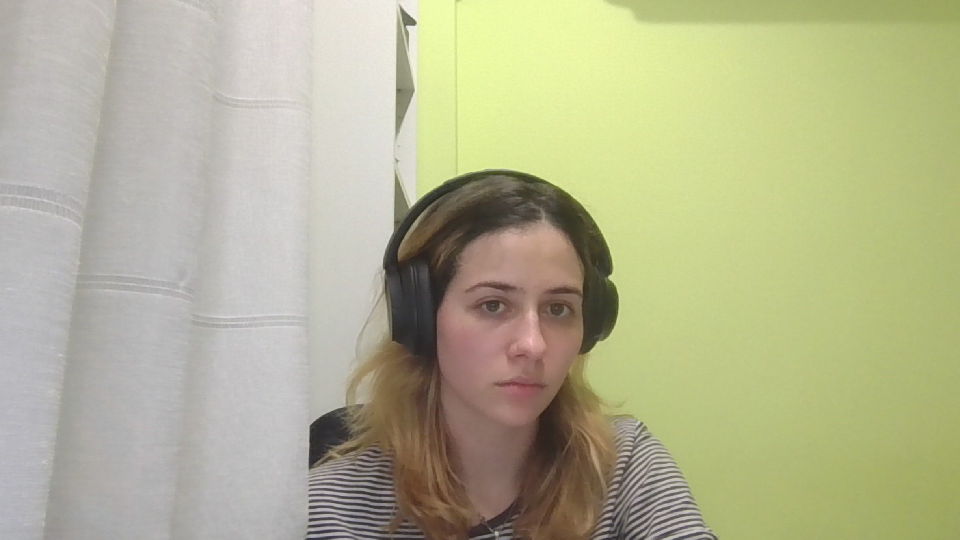
#> input picture pictures/WIN_20260120_22_54_56_Pro.jpg, 1920 x 1080 px (shown at 1/2 size)
$ python -i image_mode.py   (imports and definitions only)
#> lines starting #> are read from the running program, lines starting #| are printed output that depends on the picture; after the words box and inside, x2 and y2 are one past the last pixel; in counts of white or black regions, pixels touching at a corner belong together
### emotion_engine.py
"""
emotion_engine.py
Rule-based Emotion Classification Engine
Bachelor Thesis - Ivayla Markova
"""

import cv2
import numpy as np

eye_cascade = cv2.CascadeClassifier(
    cv2.data.haarcascades + "haarcascade_eye.xml"
)

smile_cascade = cv2.CascadeClassifier(
    cv2.data.haarcascades + "haarcascade_smile.xml"
)

EMOTION_COLORS = {
    "Happy":     (0, 220, 0),
    "Neutral":   (200, 200, 200),
    "Surprised": (0, 200, 255),
    "Sad":       (200, 100, 50),
    "Fear":      (130, 0, 180),
    "Angry":     (0, 0, 220),
    "Disgust":   (0, 180, 120),
    "No Face":   (80, 80, 80),
}


def _count_eyes(roi):
    """Return the number of eyes detected in the face ROI"""
    eyes = eye_cascade.detectMultiScale(
        roi, scaleFactor=1.1, minNeighbors=3, minSize=(10, 10)
    )
    return len(eyes)


def _has_smile(roi, h):
    """Return true if a smile is detected in the lower half of the face ROI"""
    lower_half = roi[h // 2:, :]
    smiles = smile_cascade.detectMultiScale(
        lower_half, scaleFactor=1.5, minNeighbors=10
    )
    return len(smiles) > 0


def _mouth_open_ratio(roi, h, w):
    """
    Proportion of dark pixels in the mouth zone.
    A high ratio means the mouth is open.
    """
    mouth = roi[int(h * 0.65):h, int(w * 0.25):int(w * 0.75)]
    if mouth.size == 0:
        return 0.0
    return float((mouth < 80).sum()) / mouth.size


def _brow_darkness(roi, h, w):
    """
    Mean darkness of the brow region (upper 30% of face).
    Furrowed brows create darker shadow → lower mean value.
    Works on both large and tiny upscaled images.
    """
    brow = roi[:int(h * 0.30), int(w * 0.10):int(w * 0.90)]
    if brow.size == 0:
        return 128.0
    return float(np.mean(brow))


def _brow_tension(roi, h, w):
    """
    Pixel variance in the brow region — furrowed brows produce more
    local contrast (light + dark transitions) than relaxed brows.
    """
    brow = roi[:int(h * 0.35), int(w * 0.15):int(w * 0.85)]
    if brow.size == 0:
        return 0.0
    return float(np.std(brow))


def _mouth_corner_drop(roi, h, w):
    """
    Compare brightness of left vs right mouth corners in the lower face.
    A symmetric downward curl (sadness) creates slightly darker outer corners.
    Used as a supplementary cue.
    """
    lower = roi[int(h * 0.70):h, :]
    if lower.size == 0:
        return 0.0
    lw = lower.shape[1]
    left  = float(np.mean(lower[:, :lw // 4]))
    right = float(np.mean(lower[:, 3 * lw // 4:]))
    center = float(np.mean(lower[:, lw // 4:3 * lw // 4]))
    # If corners are darker than center → corners are turned down
    corner_darkness = center - (left + right) / 2
    return corner_darkness


def detect_emotion(gray, x, y, w, h):
    """
    Classify the emotion of a face region using rule-based heuristics.

    Parameters
    ----------
    gray : np.ndarray  — grayscale full frame (already equalised)
    x, y, w, h : int  — bounding box of detected face

    Returns
    -------
    emotion : str
    color   : tuple (B, G, R)
    """
    roi = gray[y:y + h, x:x + w]

    if roi.size == 0:
        return "No Face", EMOTION_COLORS["No Face"]

    eye_count    = _count_eyes(roi)
    smile        = _has_smile(roi, h)
    mouth_open   = _mouth_open_ratio(roi, h, w)
    brow_tension = _brow_tension(roi, h, w)
    brow_dark    = _brow_darkness(roi, h, w)
    corner_drop  = _mouth_corner_drop(roi, h, w)

    # ── Decision tree ────────────────────────────────────────────────
    #
    # We use ≥1 eye as the "face found clearly" threshold.
    # On tiny upscaled images eye detection is unreliable, so we also
    # allow the fallback branch (eyes=0) to reach Happy/Surprised.
    #
    # Threshold values are tuned for contrast-equalised, upscaled
    # images.  Brow tension is proportional to image brightness
    # variance so thresholds scale naturally with image size.

    if eye_count >= 1:

        if smile:
            emotion = "Happy"

        elif mouth_open > 0.22:
            emotion = "Surprised"

        elif brow_dark < 90 and brow_tension > 28:
            emotion = "Angry"

        elif brow_tension > 24 and mouth_open > 0.12:
            emotion = "Fear"

        elif corner_drop > 12:
            emotion = "Sad"

        elif brow_tension > 20:
            emotion = "Disgust"

        else:
            emotion = "Neutral"

    else:
        # Eyes not detected (small/blurry/profile face)
        if smile:
            emotion = "Happy"
        elif mouth_open > 0.25:
            emotion = "Surprised"
        elif brow_dark < 90 and brow_tension > 30:
            emotion = "Angry"
        elif corner_drop > 12:
            emotion = "Sad"
        else:
            emotion = "Neutral"

    return emotion, EMOTION_COLORS[emotion]

### image_mode.py

"""
image_mode.py
Image-Based Emotion Analysis
Bachelor Thesis - Ivayla Markova
"""

import cv2
import numpy as np
import os

from tkinter import filedialog, messagebox
from emotion_engine import detect_emotion, EMOTION_COLORS

face_cascade = cv2.CascadeClassifier(
    cv2.data.haarcascades + "haarcascade_frontalface_default.xml"
)

# Panel width for the sidebar (same as real-time mode)
PANEL_WIDTH = 250


def load_image_safe(image_path):
    """Load an image in a Unicode-safe way. Returns BGR array or None."""
#> called with image_path = 'pictures/WIN_20260120_22_54_56_Pro.jpg'
    try:
        raw = np.fromfile(image_path, dtype=np.uint8)
        return cv2.imdecode(raw, cv2.IMREAD_COLOR)
#> returned value is the input picture: shape (1080, 1920, 3); mean B, G, R 145.2, 178.8, 179
    except Exception:
        return None


def detect_faces_robust(gray):
    """
    Try progressively more lenient Haar detection passes.
    For tiny images (like FER2013 48x48) the face IS the whole image,
    so we fall back to treating the entire frame as a face.
    """
    h, w = gray.shape

    # Pass 1 — standard parameters
    faces = face_cascade.detectMultiScale(
        gray, scaleFactor=1.05, minNeighbors=3, minSize=(20, 20)
    )
    if len(faces) > 0:
        return faces

    # Pass 2 — very lenient, handles upscaled small images
    faces = face_cascade.detectMultiScale(
        gray, scaleFactor=1.1, minNeighbors=1, minSize=(10, 10)
    )
    if len(faces) > 0:
        return faces

    # Pass 3 — for tiny images where the entire frame is a face,
    # treat the whole image as one face region.
    # Only do this when the image is small (≤ 64×64 original-ish size).
    if max(h, w) <= 200:
        return np.array([[0, 0, w, h]])

    return np.array([])


def upscale_if_tiny(frame, min_dim=200):
    """
    Upscale very small images so Haar detection has something to work with.
    FER2013 images are 48x48 — we scale them up to ~200px while keeping
    the aspect ratio.
    """
#> called with min_dim = 200
    h, w = frame.shape[:2]
#> h = 1080; w = 1920
    if max(h, w) < min_dim:
        scale = min_dim / max(h, w)
        new_w = int(w * scale)
        new_h = int(h * scale)
        frame = cv2.resize(frame, (new_w, new_h), interpolation=cv2.INTER_CUBIC)
    return frame


# [33 lines left out: function create_sidebar_panel, not called in this run]


def analyze_image(image_path):
    """
    Detect faces and classify emotions in a single image file.

    Works robustly on all image sizes, including tiny 48x48 FER2013 images.

    Returns
    -------
    annotated_frame : np.ndarray | None
    detected_emotion : str | None
    """
    frame = load_image_safe(image_path)
    if frame is None:
        return None, None

    # Upscale tiny images so Haar has pixels to work with
    frame = upscale_if_tiny(frame, min_dim=200)

    gray = cv2.cvtColor(frame, cv2.COLOR_BGR2GRAY)
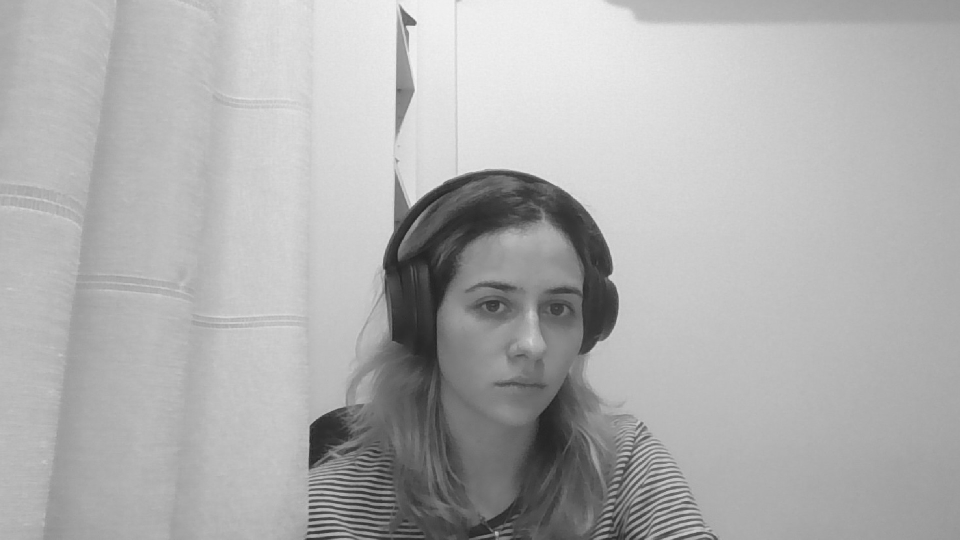
#> gray: shape (1080, 1920) (shown at 1/2 size); min 24, max 252, mean 175

    # Improve contrast on low-quality / grayscale-converted images
    gray = cv2.equalizeHist(gray)
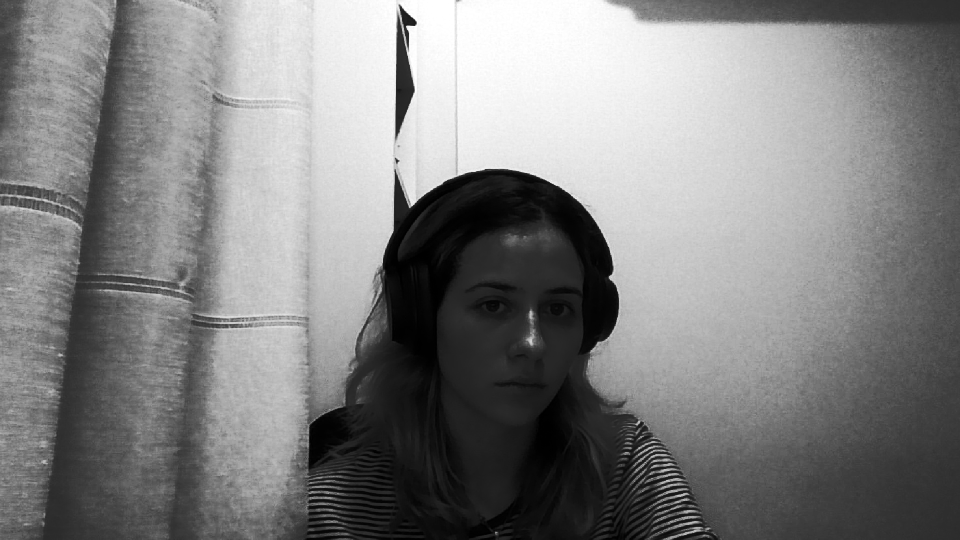
#> gray: shape (1080, 1920) (shown at 1/2 size); min 0, max 255, mean 128.9

    faces = detect_faces_robust(gray)
#> in detect_faces_robust, `faces = face_cascade.detectMultiScale( gray, scaleFactor=1.05, minNeig..`: faces = [[266, 29, 61, 61], [48, 850, 73, 73], [282, 934, 86, 86], [233, 772, 151, 151], [184, 629, 213, 213], [16, 125, 211, 211], [173, 493, 203, 203], [867, 478, 367, 367]]
    detected_emotion = "No Face"

    for (x, y, w, h) in faces:
        emotion, color = detect_emotion(gray, x, y, w, h)
        detected_emotion = emotion

        # Bounding box
        cv2.rectangle(frame, (x, y), (x + w, y + h), color, 2)

        # Label with background for readability
        label = emotion
        (tw, th), _ = cv2.getTextSize(label, cv2.FONT_HERSHEY_SIMPLEX, 0.7, 2)
        cv2.rectangle(
            frame,
            (x, max(0, y - th - 10)),
            (x + tw + 6, y),
            color, -1,
        )
        cv2.putText(
            frame, label,
            (x + 3, max(th, y - 4)),
            cv2.FONT_HERSHEY_SIMPLEX, 0.7,
            (0, 0, 0), 2,
        )
#> this loop made 8 passes
#> (x, y, w, h, eye_count in detect_emotion, smile in detect_emotion, mouth_open in detect_emotion, brow_tension in detect_emotion) on passes 1 to 4: (266, 29, 61, 61, 0, False, 0, 14.61), (48, 850, 73, 73, 0, False, 0.0171, 15.83), (282, 934, 86, 86, 0, False, 0.276, 10.38), (233, 772, 151, 151, 0, False, 0.0159, 13.62)
#> (x, y, w, h, eye_count in detect_emotion, smile in detect_emotion, mouth_open in detect_emotion) on passes 5 to 7: (184, 629, 213, 213, 0, True, 0), (16, 125, 211, 211, 0, True, 0), (173, 493, 203, 203, 0, True, 0.00231)
#> pass 1, in detect_emotion, `roi = gray[y:y + h, x:x + w]`:
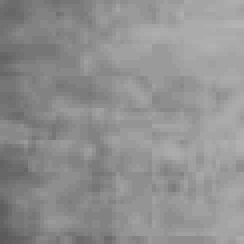
#> roi: shape (61, 61) (shown 4 times larger); min 91, max 180, mean 144.1
#> pass 1, in _has_smile, `lower_half = roi[h // 2:, :]`:
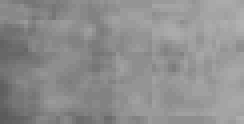
#> lower_half: shape (31, 61) (shown 4 times larger); min 91, max 177, mean 142.6
#> pass 1, in _mouth_open_ratio, `mouth = roi[int(h * 0.65):h, int(w * 0.25):int(w * 0.75)]`:
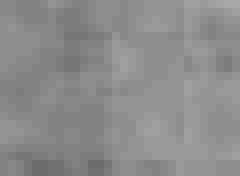
#> mouth: shape (22, 30) (shown 8 times larger); min 108, max 168, mean 140
#> pass 1, in _brow_tension, `brow = roi[:int(h * 0.35), int(w * 0.15):int(w * 0.85)]`:
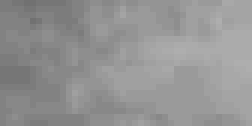
#> brow: shape (21, 42) (shown 6 times larger); min 113, max 174, mean 147.7
#> after the loop:
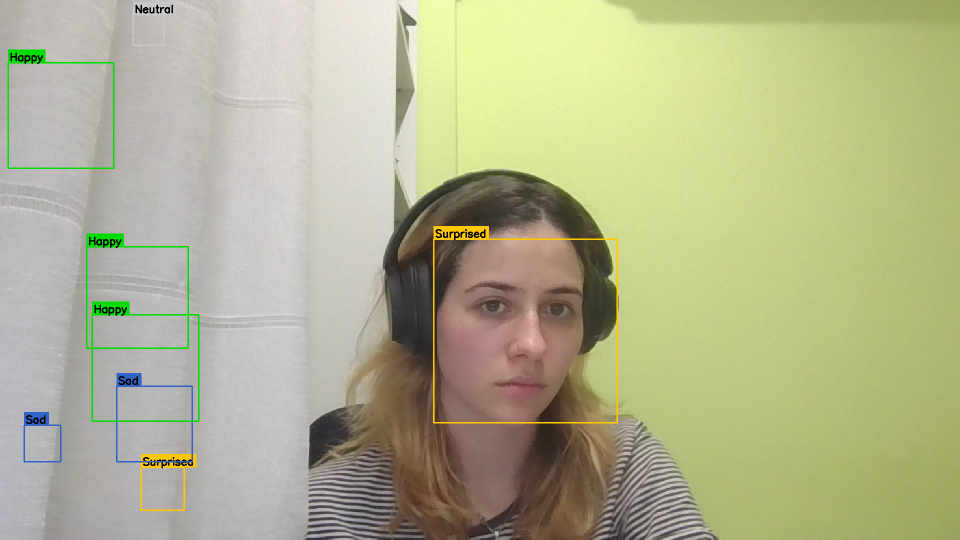
#> frame: shape (1080, 1920, 3) (shown at 1/2 size); 1.54% of pixels changed, all inside (x1, y1, x2, y2) = (15, 3, 1236, 1022)

    return frame, detected_emotion


# [25 lines left out: function run_image_mode, not called in this run]

>>> result = analyze_image('pictures/WIN_20260120_22_54_56_Pro.jpg')
